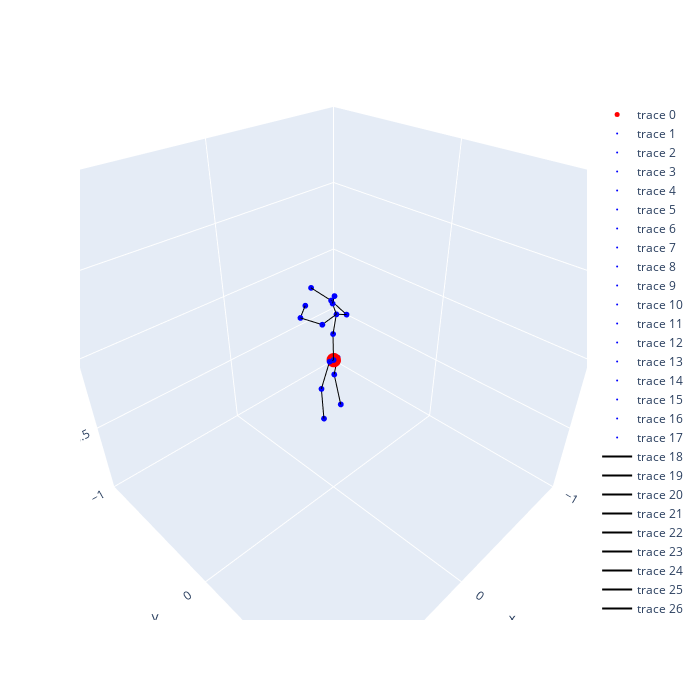

Notebook source saved alongside this figure:
### Code cell
# result
aihub_3d = copy.deepcopy(result_array)
pos = copy.deepcopy(aihub_3d)
points_aihub_3d = {}
for i, p in enumerate(pos):
    #print(i, h36m_keypoints[i], p)
    points_aihub_3d[i] = np.array([p[0], -p[2], -p[1]]) #np.array([p[0], p[1], p[2]])  #np.array([p[0], -p[2], p[1]])
pos_vector = pos.reshape(-1) # (51,)
total_min, total_max = pos_vector.min(), pos_vector.max()
print("total min: ", total_min,
      "total max: ", total_max)

interact(draw_skeleton(points_aihub_3d, h36m_connections))

### Figure 1 — Plotly figure (JSON) as saved in the notebook; plotly's stock layout.template omitted (floating-point values rounded to 4 significant figures)
{"data": [{"marker": {"color": "red", "size": 5}, "mode": "markers", "type": "scatter3d", "x": [0], "y": [0], "z": [0]}, {"marker": {"color": "blue", "size": 2}, "mode": "markers", "type": "scatter3d", "x": [8.304e-05], "y": [0.0001802], "z": [0.000179]}, {"marker": {"color": "blue", "size": 2}, "mode": "markers", "type": "scatter3d", "x": [-0.03236], "y": [-8.828e-05], "z": [0.0007985]}, {"marker": {"color": "blue", "size": 2}, "mode": "markers", "type": "scatter3d", "x": [-0.05499], "y": [-0.04956], "z": [-0.1538]}, {"marker": {"color": "blue", "size": 2}, "mode": "markers", "type": "scatter3d", "x": [-0.06501], "y": [-0.004906], "z": [-0.3562]}, {"marker": {"color": "blue", "size": 2}, "mode": "markers", "type": "scatter3d", "x": [0.02753], "y": [-0.003485], "z": [0.0009528]}, {"marker": {"color": "blue", "size": 2}, "mode": "markers", "type": "scatter3d", "x": [0.06937], "y": [-0.02742], "z": [-0.1784]}, {"marker": {"color": "blue", "size": 2}, "mode": "markers", "type": "scatter3d", "x": [0.07969], "y": [0.001155], "z": [-0.3749]}, {"marker": {"color": "blue", "size": 2}, "mode": "markers", "type": "scatter3d", "x": [0.00153], "y": [-0.002247], "z": [0.1706]}, {"marker": {"color": "blue", "size": 2}, "mode": "markers", "type": "scatter3d", "x": [-0.006476], "y": [0.01459], "z": [0.2972]}, {"marker": {"color": "blue", "size": 2}, "mode": "markers", "type": "scatter3d", "x": [-0.006261], "y": [-0.01335], "z": [0.351]}, {"marker": {"color": "blue", "size": 2}, "mode": "markers", "type": "scatter3d", "x": [-0.001424], "y": [0.00536], "z": [0.4047]}, {"marker": {"color": "blue", "size": 2}, "mode": "markers", "type": "scatter3d", "x": [0.08774], "y": [0.005184], "z": [0.2708]}, {"marker": {"color": "blue", "size": 2}, "mode": "markers", "type": "scatter3d", "x": [0.1183], "y": [-0.1296], "z": [0.2671]}, {"marker": {"color": "blue", "size": 2}, "mode": "markers", "type": "scatter3d", "x": [0.03175], "y": [-0.1841], "z": [0.2832]}, {"marker": {"color": "blue", "size": 2}, "mode": "markers", "type": "scatter3d", "x": [-0.08327], "y": [0.01465], "z": [0.2628]}, {"marker": {"color": "blue", "size": 2}, "mode": "markers", "type": "scatter3d", "x": [-0.1004], "y": [-0.1192], "z": [0.2879]}, {"marker": {"color": "blue", "size": 2}, "mode": "markers", "type": "scatter3d", "x": [-0.08284], "y": [-0.2593], "z": [0.3189]}, {"line": {"color": "black"}, "mode": "lines", "type": "scatter3d", "x": [8.304e-05, -0.03236], "y": [0.0001802, -8.828e-05], "z": [0.000179, 0.0007985]}, {"line": {"color": "black"}, "mode": "lines", "type": "scatter3d", "x": [8.304e-05, 0.02753], "y": [0.0001802, -0.003485], "z": [0.000179, 0.0009528]}, {"line": {"color": "black"}, "mode": "lines", "type": "scatter3d", "x": [8.304e-05, 0.00153], "y": [0.0001802, -0.002247], "z": [0.000179, 0.1706]}, {"line": {"color": "black"}, "mode": "lines", "type": "scatter3d", "x": [-0.03236, -0.05499], "y": [-8.828e-05, -0.04956], "z": [0.0007985, -0.1538]}, {"line": {"color": "black"}, "mode": "lines", "type": "scatter3d", "x": [-0.05499, -0.06501], "y": [-0.04956, -0.004906], "z": [-0.1538, -0.3562]}, {"line": {"color": "black"}, "mode": "lines", "type": "scatter3d", "x": [0.02753, 0.06937], "y": [-0.003485, -0.02742], "z": [0.0009528, -0.1784]}, {"line": {"color": "black"}, "mode": "lines", "type": "scatter3d", "x": [0.06937, 0.07969], "y": [-0.02742, 0.001155], "z": [-0.1784, -0.3749]}, {"line": {"color": "black"}, "mode": "lines", "type": "scatter3d", "x": [0.00153, -0.006476], "y": [-0.002247, 0.01459], "z": [0.1706, 0.2972]}, {"line": {"color": "black"}, "mode": "lines", "type": "scatter3d", "x": [-0.006476, -0.006261], "y": [0.01459, -0.01335], "z": [0.2972, 0.351]}, {"line": {"color": "black"}, "mode": "lines", "type": "scatter3d", "x": [-0.006261, -0.001424], "y": [-0.01335, 0.00536], "z": [0.351, 0.4047]}, {"line": {"color": "black"}, "mode": "lines", "type": "scatter3d", "x": [-0.006476, -0.08327], "y": [0.01459, 0.01465], "z": [0.2972, 0.2628]}, {"line": {"color": "black"}, "mode": "lines", "type": "scatter3d", "x": [-0.08327, -0.1004], "y": [0.01465, -0.1192], "z": [0.2628, 0.2879]}, {"line": {"color": "black"}, "mode": "lines", "type": "scatter3d", "x": [-0.1004, -0.08284], "y": [-0.1192, -0.2593], "z": [0.2879, 0.3189]}, {"line": {"color": "black"}, "mode": "lines", "type": "scatter3d", "x": [-0.006476, 0.08774], "y": [0.01459, 0.005184], "z": [0.2972, 0.2708]}, {"line": {"color": "black"}, "mode": "lines", "type": "scatter3d", "x": [0.08774, 0.1183], "y": [0.005184, -0.1296], "z": [0.2708, 0.2671]}, {"line": {"color": "black"}, "mode": "lines", "type": "scatter3d", "x": [0.1183, 0.03175], "y": [-0.1296, -0.1841], "z": [0.2671, 0.2832]}], "layout": {"autosize": false, "height": 700, "scene": {"aspectratio": {"x": 1, "y": 1, "z": 1}, "camera": {"eye": {"x": 1, "y": 1, "z": 1}}, "xaxis": {"range": [-1, 1]}, "yaxis": {"range": [-1, 1]}, "zaxis": {"range": [-1, 1]}}, "width": 700}}
